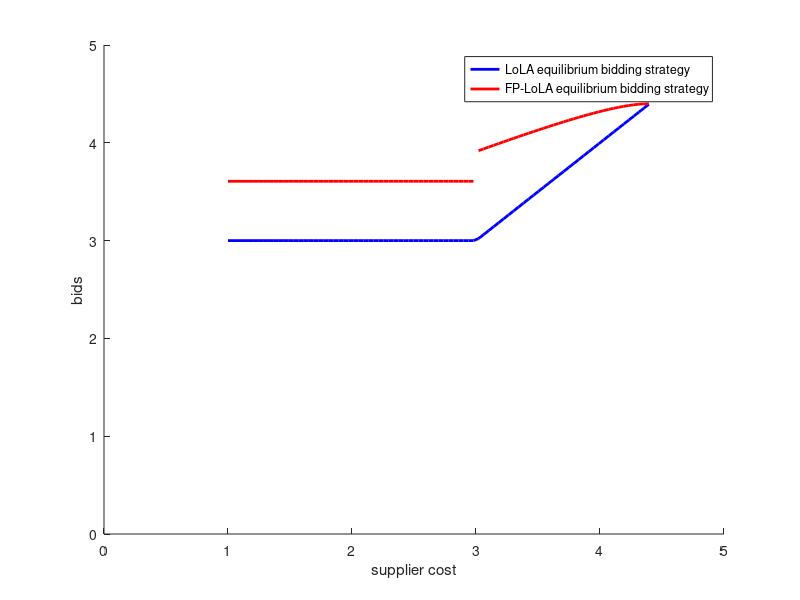

This chart was generated by the following MATLAB code:
clear all; close all; clc;

%% Inputs
cL=1;pL=3;pH=4.4;cH=5;N=2;
f=@(x) 1/(cH-cL);
F=@(x) (x-cL)/(cH-cL);

%% Grids
numC=100;
c_grd=linspace(cL,cH,numC);

%% Main
f1=@(y)  (N-1)*f(y)*(1-F(y))^(N-2);
beta_integrand=@(y) min(y,pH)*f1(y);
beta_num=@(x) integral(beta_integrand, x, cH,'ArrayValued',true);
beta_den=@(x) integral(f1, x, cH,'ArrayValued',true);
beta=@(x) beta_num(x)/beta_den(x);
betainv=@(b) fzero(@(x) b-beta(x), .5*cL+.5*cH);
Qbar=(1-(1-F(pL))^N)/(N*F(pL));
betapL=beta(pL);
bL=(Qbar-(1-F(pL))^(N-1))/Qbar*pL+(1-F(pL))^(N-1)/Qbar*betapL;

beta_sampled_pre=NaN(1,numC-1);
beta_sampled_post=NaN(1,numC-1);
lola_bid_sampled=NaN(1,numC-1);
for c_index=1:numC-1
    
    if c_grd(c_index)<pL
        beta_sampled_pre(c_index)=bL;
        lola_bid_sampled(c_index)=pL;
    elseif c_grd(c_index)<pH
        beta_sampled_post(c_index)=beta(c_grd(c_index));
        lola_bid_sampled(c_index)=c_grd(c_index);
    end
end

figure(3) 
hold on
plot(c_grd(1:end-1), lola_bid_sampled,'b','linewidth',2)
plot(c_grd(1:end-1), beta_sampled_pre,'r','linewidth',2)
plot(c_grd(1:end-1), beta_sampled_post,'r','linewidth',2)
xlim([0, 5]);
ylim([0, 5]);
xlabel('supplier cost')
ylabel('bids')
legend('LoLA equilibrium bidding strategy','FP-LoLA equilibrium bidding strategy','Location', 'Best')